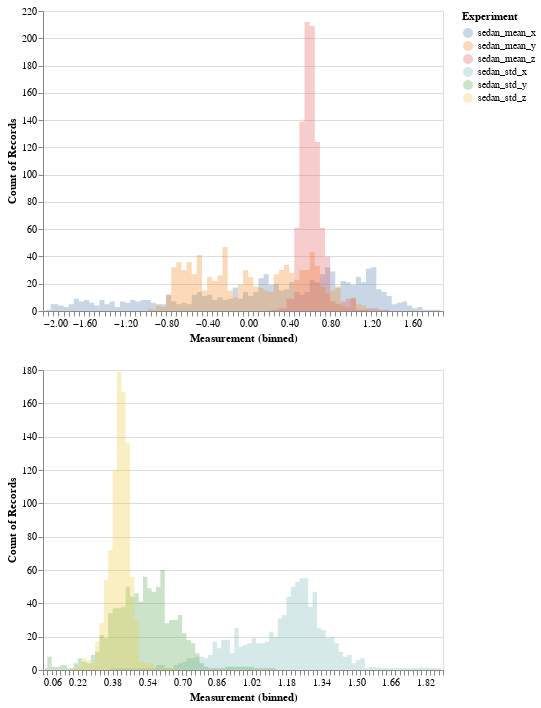

Notebook code cell kept with this figure:
### Code cell
s = pd.DataFrame(x[0])
source_upper = pd.DataFrame({
    'sedan_mean_x': np.array(s[0]),
    'sedan_mean_y': np.array(s[1]),
    'sedan_mean_z': np.array(s[2])
})

source_lower = pd.DataFrame({
    'sedan_std_x': np.array(s[3]),
    'sedan_std_y': np.array(s[4]),
    'sedan_std_z': np.array(s[5])
})



upper=alt.Chart(source_upper).transform_fold(
    ['sedan_mean_x', 'sedan_mean_y', 'sedan_mean_z'],
    as_=['Experiment', 'Measurement']
).mark_area(
    opacity=0.3,
    interpolate='step'
).encode(
    alt.X('Measurement:Q', bin=alt.Bin(maxbins=100)),
    alt.Y('count()', stack=None),
    alt.Color('Experiment:N'))

lower = alt.Chart(source_lower).transform_fold(
    ['sedan_std_x', 'sedan_std_y', 'sedan_std_z'],
    as_=['Experiment', 'Measurement']
).mark_area(
    opacity=0.3,
    interpolate='step'
).encode(
    alt.X('Measurement:Q', bin=alt.Bin(maxbins=100)),
    alt.Y('count()', stack=None),
    alt.Color('Experiment:N'))
alt.vconcat(upper, lower)

### Figure 1 — Vega-Lite specification as saved in the notebook (floating-point values rounded to 4 significant figures; data arrays with more than 128 entries replaced by an {"elided": "..."} marker saying what was removed)
{"config": {"view": {"continuousWidth": 400, "continuousHeight": 300}}, "vconcat": [{"data": {"name": "data-2dbc446f619fd7195f9cc8bb2e034b12"}, "mark": {"type": "area", "interpolate": "step", "opacity": 0.3}, "encoding": {"color": {"type": "nominal", "field": "Experiment"}, "x": {"type": "quantitative", "bin": {"maxbins": 100}, "field": "Measurement"}, "y": {"type": "quantitative", "aggregate": "count", "stack": null}}, "transform": [{"fold": ["sedan_mean_x", "sedan_mean_y", "sedan_mean_z"], "as": ["Experiment", "Measurement"]}]}, {"data": {"name": "data-9ee22b8f844d353789f7bda3e98c6360"}, "mark": {"type": "area", "interpolate": "step", "opacity": 0.3}, "encoding": {"color": {"type": "nominal", "field": "Experiment"}, "x": {"type": "quantitative", "bin": {"maxbins": 100}, "field": "Measurement"}, "y": {"type": "quantitative", "aggregate": "count", "stack": null}}, "transform": [{"fold": ["sedan_std_x", "sedan_std_y", "sedan_std_z"], "as": ["Experiment", "Measurement"]}]}], "$schema": "https://vega.github.io/schema/vega-lite/v4.0.2.json", "datasets": {"data-2dbc446f619fd7195f9cc8bb2e034b12": {"elided": "891 records"}, "data-9ee22b8f844d353789f7bda3e98c6360": {"elided": "891 records"}}}
